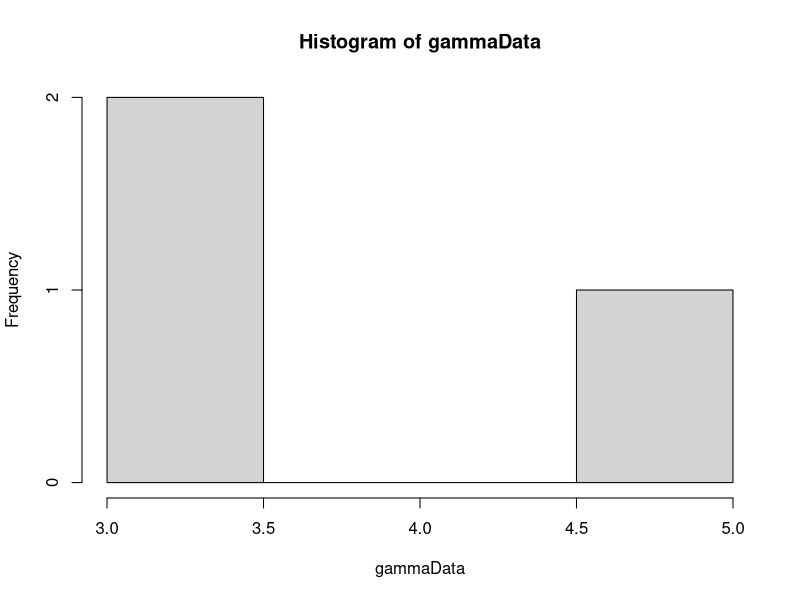

This figure's R source: (Note: this script raises an error after producing the figure.)
library(MCMCpack)

#weightedUniform <- function(n, numIterations) {
#  # Generate sample of from a weighted uniform distribution
#  # 
#  # Args:
#  #   n: number of points in sample
#  #   
#  # Returns:
#  #   A vector sample
#  uCurr = runif(n)
#  alphaCurr = findAlpha(s2, uCurr)
#  uConv = rep(0, numIterations)
#  uTrace = rep(0, numIterations)
#  for(i in 1:numIterations) {
#    uProp = runif(n)
#    alphaProp = findAlpha(s2, uProp)
#    if(alphaProp != -1) {
#      proportionalProp = proportionalDensity(uProp, alphaProp)
#      proportionalCurr = proportionalDensity(uCurr, alphaCurr)
#      alphaVal = min(1, proportionalProp/proportionalCurr)
#      u = runif(1)
#      print(i)
#      if (u <= alphaVal) {
#        uCurr = uProp
#        alphaCurr = alphaProp
#      }  
#    }
#    uConv[i] = var(uCurr)
#    uTrace[i] = uCurr[1]
#  }
#  plot(uConv, type="l")
#  plot(uTrace, type="l")
#  return(uCurr)
#}
#
#proportionalDensity <- function(u, alpha) {
#  # Calculate proportional density for indepence sampling
#  # 
#  # Args:
#  #   u: A vector from an uniform distribution.
#  #   alpha: A scalar value
#  #   
#  # Returns:
#  #   A scalar value
#  
#  gammaInv = rep(0, length(u))
#  diffGammaInv = rep(0, length(u))
#  for(i in 1:length(u)) {
#    gammaInv[i] = invGammaCumulative(u[i], alpha)
#    diffGammaInv[i] = diffAlphaInvGammaCumulative(u[i], alpha)
#  }
#  return(calcWeight(gammaInv, diffGammaInv))
#}
#
#calcWeight <- function(gammaInv, diffGammaInv) {
#  # Calculate weigth for a gamma distribution
#  #
#  # Args:
#  #   gammaInv: A list of values from the inverse cumulative gamma.
#  #   diffGammaInv: A list of values from the derivative of the inverse cumulative gamma.
#  #   
#  # Returns:
#  #   A scalar value
#  weight = (1/length(gammaInv))*(sum(diffGammaInv/gammaInv)) - sum(diffGammaInv)/sum(gammaInv)
#  return(weight)
#}

calcWeight <- function(u, alpha) {
  # Calculates weight for given u and alpha.
  # 
  # Args:
  #   u: A vector.
  #   alpha: A scalar.
  #   
  # Returns:
  #   The weight value. A scalar.
  gammaInv = rep(0, length(u))
  diffGammaInv = rep(0, length(u))
  for(i in 1:length(u)) {
    gammaInv[i] = invGammaCumulative(u[i], alpha)
    diffGammaInv[i] = diffAlphaInvGammaCumulative(u[i], alpha)
  }
  pi = getPiValue()
  weight = pi/((1/length(gammaInv))*(sum(diffGammaInv/gammaInv)) - sum(diffGammaInv)/sum(gammaInv))
  return(weight)
}

getPiValue <- function() {
  # get value of pi function to be used in calculation of weights.
  # 
  # Returns:
  #   A scalar value.
  if (piValue == "constant") {
    return(1)
  } else if (pivalue == "jeffrey") {
    # Return jeffrey prior
    return(1)
  }
}

calcPhi <- function(u, alpha) {
  phiPoint = rep(0, length(u))
  for(i in 1:length(u)) {
    xValue = invGammaCumulative(u[i], alpha)
    phiPoint[i] = xValue > probValue
  }
  return(sum(phiPoint)/length(u))
}

invGammaCumulative <- function(u, alpha) {
  # Finds the inverse of the cumulative gamma.
  # 
  # Args:
  #   u: Scalar value.
  #   alpha: Scalar value.
  #   
  # Returns:
  #   A scalar. The inverse value given u and alpha.
  x = 0
  stepSize = 0.1
  tolerance = 0.00001
  direction = 1
  integralValue = 0
  
  while(abs(integralValue - u) > tolerance){
    x = x + direction*stepSize
    if(x<0) {
      x = 0
      direction = 1
    }
    
    if(method == "integrate") {
      integralv = integrate(gammaDensity, 0, x)
      integralValue = integral$valuev
      print("hello")
    } else if(method == "pgamma") {
      integralv = pgamma(x, shape=alpha, scale=1)
      integralValue = integralv
      if (length(integralv)>1) {
        print(length(alpha))
      }
      #print(length(integralv))
    }
    
    
    # Going left and pass the point
    if ((u > integralValue) && (direction == -1)) {
      stepSize = stepSize/2
      direction = 1
    }
    
    # Going right and pass the point
    if ((u < integralValue) && (direction == 1)) {
      stepSize = stepSize/2
      direction = -1
    }
  }
  return(x)
}

diffAlphaInvGammaCumulative <- function(u, alpha) {
  # Derivative of gamma distribution with respect to alpha.
  # 
  # Args:
  #   u: Scalar between 0 and 1.
  #   alpha: Scalar larger than 0.
  #   
  # Returns:
  #   Scalar value. Derivative at point alpha.
  firstPoint = invGammaCumulative(u,alpha)
  secondPoint = invGammaCumulative(u, alpha + alphaHStep)
  return((secondPoint - firstPoint)/alphaHStep)
}

calcDerivateFunction <- function(u, alphaValue) {
  # Analytically find the derivative of cumulative inverse.
  # 
  # Args:
  #   u: Scalar value between 0 and 1.
  #   alphaValue: Scalar value.
  #   
  # Returns:
  #   A scalar value.
  largeFInv = invGammaCumulative(u, alphaValue)
  integralPart = integrate(integralFunction, 0, largeFInv)
  return((digamma(alphaValue)*u - integralPart$value)*gamma(alphaValue)/((largeFInv^(alphaValue - 1))*exp(-largeFInv)))
}

integralFunction <- function(y) {
  # Function to be integrated.
  return(log(y)*(y^(alphaValue - 1))*exp(-y)/gamma(alphaValue))
}

optimfindAlpha <- function() {
  if((calcValueTau2(u, alphaUpperBound) < s2) || (calcValueTau2(u, alphaLowerBound) > s2)) {
    return(-1)
  }
  return(optim(c(0.1), optimFunction, lower=alphaLowerBound, upper=alphaUpperBound, method="Brent")$par)
}

optimFunction <- function(alpha) {
  return(abs(s2-calcValueTau2(u, alpha)))
}

findAlpha <- function(s2, u) {
  # Function to calculate alpha value
  # 
  # Args:
  #   s2: Scalar value of sufficient statistic
  #   u: A vector
  #   
  # Returns:
  #   A scalar value of alpha.
  
  alphaValue = 0.1
  stepSize = 1
  direction = 1
  tolerance = 0.0001
  tau2Value = 0
  prevTau2Value = 0
  it = 0
  while(abs(s2 - tau2Value) > tolerance) {
    it = it + 1
    alphaValue = alphaValue + direction*stepSize
    if(alphaValue<=0) {
      alphaValue = 0.1
      direction = 1
    }
    prevTau2Value = tau2Value
    tau2Value = calcValueTau2(u, alphaValue)
    #print(abs(s2 - tau2Value))
    #print(direction)
    if ((s2 > tau2Value) && (direction == -1)) {
      stepSize = stepSize/2
      direction = 1
    }
    
    if ((s2 < tau2Value) && (direction == 1)) {
      stepSize = stepSize/2
      direction = -1
    }
    
    if(isAlphaOutsideValidInterval(alphaValue, direction)) {
      return(-1)
    }  
    print(stepSize)
    if(it==100) {
      return(-1)
    }
    
  }
  
  return(alphaValue)
}

isAlphaOutsideValidInterval <- function(alphaValue, direction) {
  # Function to check if the alphaValue is outside allowed interval.
  # 
  # Args:
  #   alphaValue: A scalar value
  #   direction: A scalar value. Either 1 or -1.
  #   
  # Returns:
  #   Boolean value.
  return((alphaValue < alphaLowerBound && direction == -1) || (alphaValue > alphaUpperBound && direction == 1))
}

findBeta <- function(s1, u, alphaValue) {
  # Calculates beta
  # 
  # Args:
  #   s1: Scalar value.
  #   u: Vector of values between 0 and 1.
  #   alphaValue: Scalar value.
  #   
  # Returns:
  #   A scalar value.
  largeFInv = rep(0, length(u))
  for(i in 1:length(u)) {
    largeFInv[i] = invGammaCumulative(u[i], alphaValue)
  }
  return(s1*length(u)/(sum(largeFInv)))
}

calcValueTau2 <- function(u, alphaValue) {
  largeFInv = rep(0, length(u))
  for(i in 1:length(u)) {
    largeFInv[i] = invGammaCumulative(u[i], alphaValue)
  }
  return(length(u)*((prod(largeFInv))^(1/length(u)))/sum(largeFInv))
}

calcValueTau2Method2 <- function(x) {
  return(length(x)*((prod(x))^(1/length(x)))/sum(x))
}

alpha = 2
beta = 1
hStep = 0.01
alphaHStep = 0.01
method = "pgamma"
NUM_SAMPLES = 2000
NUM_POINTS = 3
alphaUpperBound = 20
alphaLowerBound = 0.1
# Pi is used in calculation of weights
# Options are:
#   "constant"
#   "jeffrey"
#   
piValue = "constant"

# Generate data
gammaData = rgamma(NUM_POINTS, shape=alpha, scale = beta)
hist(gammaData)
# Calculation of statistics
s1 = sum(gammaData)/NUM_POINTS
s2 = NUM_POINTS*((prod(gammaData))^(1/NUM_POINTS))/sum(gammaData)

# Generation of samples
phi = rep(0, NUM_SAMPLES)
# Phi is the prob that X>probValue
probValue = 1
weightsW = rep(0, NUM_SAMPLES)
sampleIndex = 1
iterationNumber = 0
estAlpha = rep(0, NUM_SAMPLES)
estBeta = 0
while(sampleIndex <= NUM_SAMPLES) {
  u = runif(NUM_POINTS)
  estAlpha[sampleIndex] = optimfindAlpha()
  if(estAlpha[sampleIndex] != -1) {
    estBeta = findBeta(s1, u, estAlpha)
    weightsW[sampleIndex] = calcWeight(u, estAlpha[sampleIndex])
    phi[sampleIndex] = calcPhi(u, estAlpha[sampleIndex])
    sampleIndex = sampleIndex + 1
    #print(sampleIndex)
  }
  #print(iterationNumber)
  iterationNumber = iterationNumber + 1
}
alphaAcceptance = sampleIndex/iterationNumber
hist(weightsW, breaks = 200)
expectedPhi = sum(phi*weightsW)/sum(weightsW)
plot(estAlpha, weightsW)
